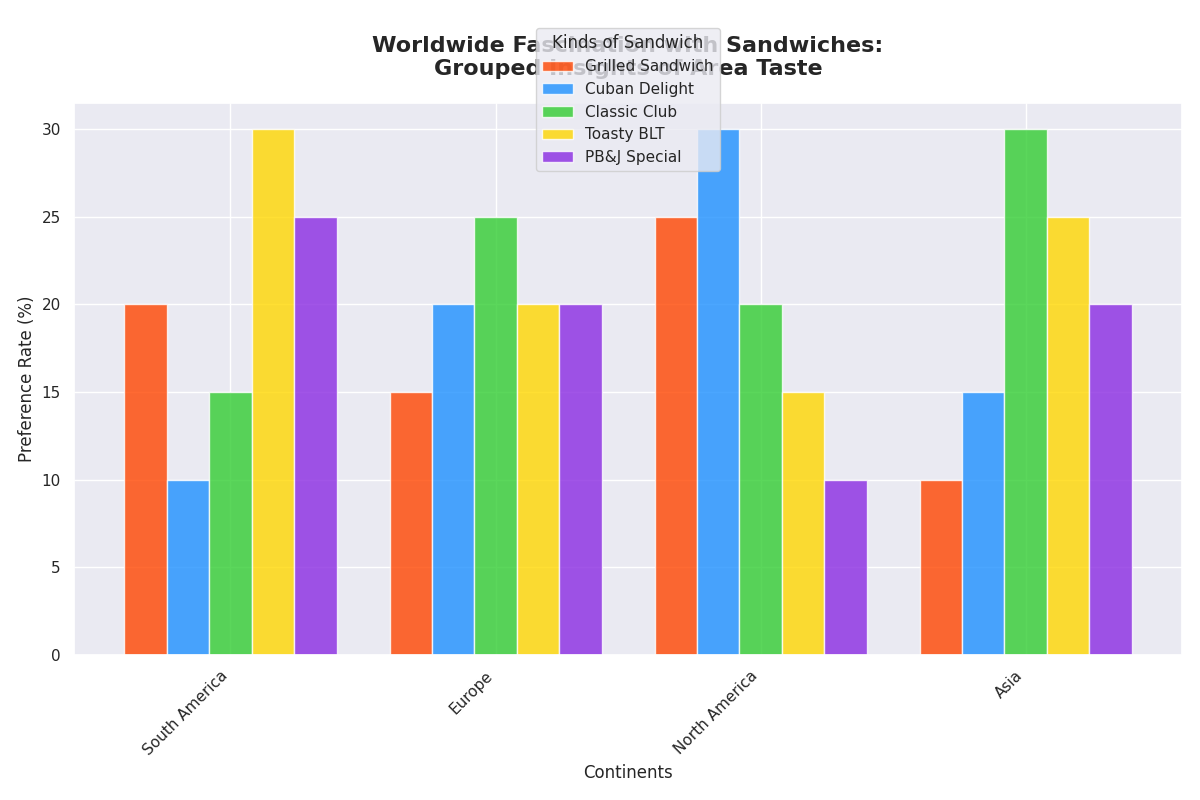

The script that drew this image:
import matplotlib.pyplot as plt
import numpy as np

regions = ['South America', 'Europe', 'North America', 'Asia']
sandwich_types = ['Grilled Sandwich', 'Cuban Delight', 'Classic Club', 'Toasty BLT', 'PB&J Special']

popularity = np.array([
    [20, 10, 15, 30, 25],  
    [15, 20, 25, 20, 20],  
    [25, 30, 20, 15, 10],  
    [10, 15, 30, 25, 20]   
])

colors = ['#FF4500', '#1E90FF', '#32CD32', '#FFD700', '#8A2BE2']

fig, ax = plt.subplots(figsize=(12, 8))

# Calculate total width and individual bar width
total_width = 0.8
bar_width = total_width / len(sandwich_types)

# Create grouped bar chart
for idx, (sandwich, color) in enumerate(zip(sandwich_types, colors)):
    ax.bar(np.arange(len(regions)) + idx * bar_width, popularity[:, idx], 
           width=bar_width, color=color, label=sandwich, alpha=0.8)

ax.set_title("Worldwide Fascination with Sandwiches:\nGrouped Insights of Area Taste", fontsize=16, weight='bold', pad=20)
ax.set_ylabel("Preference Rate (%)", fontsize=12)
ax.set_xlabel("Continents", fontsize=12)

ax.set_xticks(np.arange(len(regions)) + total_width / 2 - bar_width / 2)
ax.set_xticklabels(regions, rotation=45, ha='right')
ax.legend(title="Kinds of Sandwich", bbox_to_anchor=(0.5, 1.15), loc='upper center')
plt.tight_layout()
plt.show()
